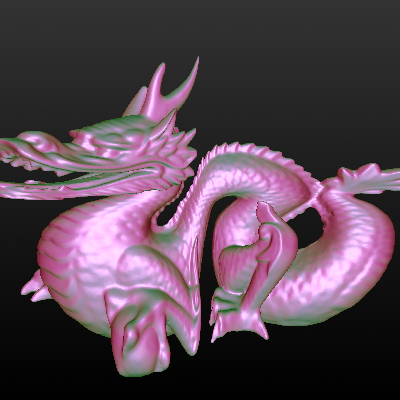

This figure's Python source:
#!/usr/bin/env python

# Demonstrate hardcoded user vertex and fragment shaders with a custom uniform on a dragon model.

import vtkmodules.vtkInteractionStyle  # noqa: F401
import vtkmodules.vtkRenderingOpenGL2  # noqa: F401

import os

from vtkmodules.vtkFiltersCore import vtkTriangleMeshPointNormals
from vtkmodules.vtkIOPLY import vtkPLYReader
from vtkmodules.vtkRenderingCore import (
    vtkActor,
    vtkPolyDataMapper,
    vtkRenderWindow,
    vtkRenderWindowInteractor,
    vtkRenderer,
)

data_dir = os.environ.get("VPE_DATA_DIR", os.path.dirname(os.path.abspath(__file__)))

# Dragon with triangle mesh normals
reader = vtkPLYReader()
reader.SetFileName(os.path.join(data_dir, "dragon.ply"))
reader.Update()

norms = vtkTriangleMeshPointNormals()
norms.SetInputConnection(reader.GetOutputPort())
norms.Update()

mapper = vtkPolyDataMapper()
mapper.SetInputConnection(norms.GetOutputPort())

actor = vtkActor()
actor.SetMapper(mapper)
actor.GetProperty().SetAmbientColor(0.2, 0.2, 1.0)
actor.GetProperty().SetDiffuseColor(1.0, 0.65, 0.7)
actor.GetProperty().SetSpecularColor(1.0, 1.0, 1.0)
actor.GetProperty().SetSpecular(0.5)
actor.GetProperty().SetDiffuse(0.7)
actor.GetProperty().SetAmbient(0.5)
actor.GetProperty().SetSpecularPower(20.0)
actor.GetProperty().SetOpacity(1.0)

# Hardcoded vertex shader: distort vertex positions
sp = actor.GetShaderProperty()
sp.SetVertexShaderCode(
    "//VTK::System::Dec\n"
    "in vec4 vertexMC;\n"
    "//VTK::Normal::Dec\n"
    "uniform mat4 MCDCMatrix;\n"
    "void main () {\n"
    "  normalVCVSOutput = normalMatrix * normalMC;\n"
    "  vec4 tmpPos = MCDCMatrix * vertexMC;\n"
    "  gl_Position = tmpPos*vec4(0.2+0.8*abs(tmpPos.x),0.2+0.8*abs(tmpPos.y),1.0,1.0);\n"
    "}\n"
)

# Hardcoded fragment shader: use custom diffuse color uniform
sp.SetFragmentShaderCode(
    "//VTK::System::Dec\n"
    "//VTK::Output::Dec\n"
    "in vec3 normalVCVSOutput;\n"
    "uniform vec3 diffuseColorUniform;\n"
    "void main () {\n"
    "  float df = max(0.0, normalVCVSOutput.z);\n"
    "  float sf = pow(df, 20.0);\n"
    "  vec3 diffuse = df * diffuseColorUniform;\n"
    "  vec3 specular = sf * vec3(0.4,0.4,0.4);\n"
    "  gl_FragData[0] = vec4(0.3*abs(normalVCVSOutput) + 0.7*diffuse + specular, 1.0);\n"
    "}\n"
)

# Set the custom uniform via the shader property
sp.GetFragmentCustomUniforms().SetUniform3f("diffuseColorUniform", [0.4, 0.7, 0.6])

renderer = vtkRenderer()
renderer.SetBackground(0.0, 0.0, 0.0)
renderer.GradientBackgroundOn()
renderer.AddActor(actor)

render_window = vtkRenderWindow()
render_window.SetSize(400, 400)
render_window.AddRenderer(renderer)
render_window.SetWindowName("user shader dragon")

interactor = vtkRenderWindowInteractor()
interactor.SetRenderWindow(render_window)

# Scene
render_window.Render()
renderer.GetActiveCamera().SetPosition(-0.2, 0.4, 1)
renderer.GetActiveCamera().SetFocalPoint(0, 0, 0)
renderer.GetActiveCamera().SetViewUp(0, 1, 0)
renderer.ResetCamera()
renderer.GetActiveCamera().Zoom(2.0)

interactor.Initialize()
interactor.Start()
